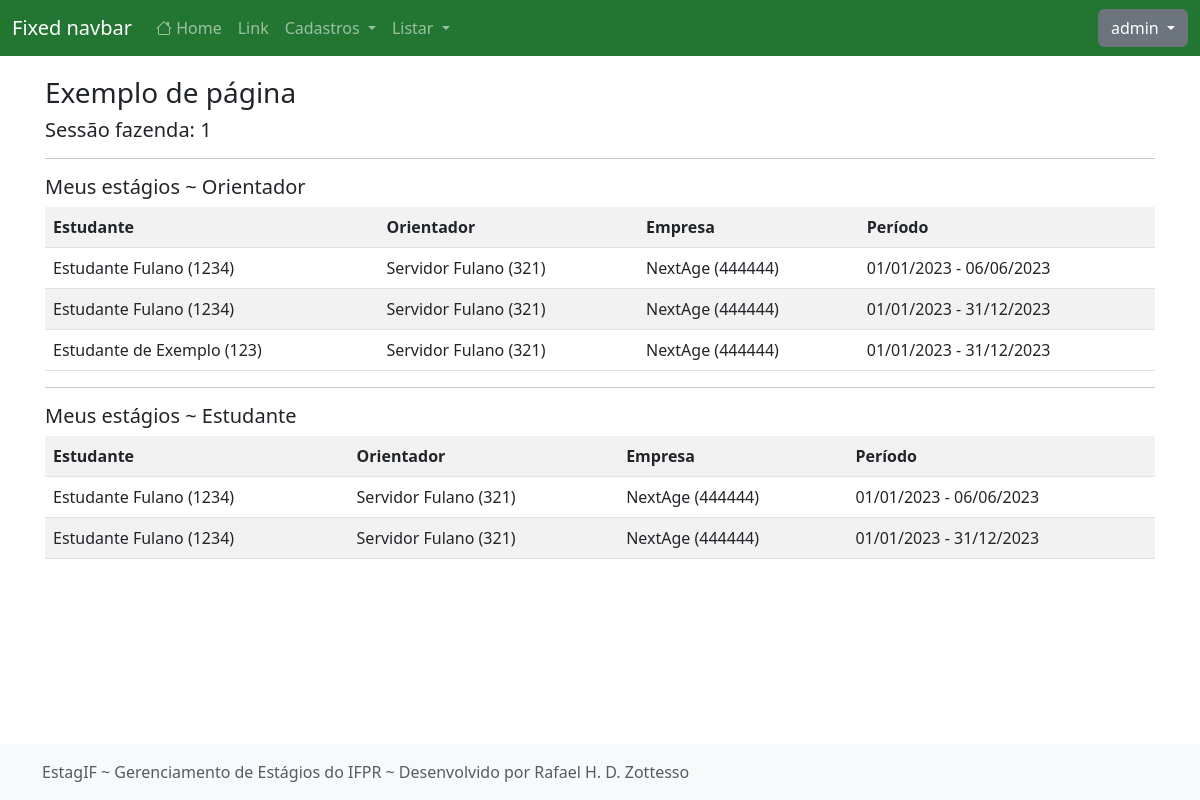
The app's page / (signed in) with its own data.
### cadastros/models.py (models this page shows, shortened)
class Estagio(models.Model):
    estudante = models.ForeignKey(Estudante, on_delete=models.PROTECT)
    intermediario = models.ForeignKey(Intermediario, on_delete=models.PROTECT, verbose_name="intermediário")
    unidade_concedente = models.ForeignKey(UnidadeConcedente, on_delete=models.PROTECT)
    responssvel_empresa = models.ForeignKey(Responsavel, on_delete=models.PROTECT, verbose_name="responsável na empresa")
    orientador = models.ForeignKey(Servidor, on_delete=models.PROTECT)
    data_inicio = models.DateTimeField(verbose_name="data de início")
    data_termino = models.DateTimeField(verbose_name="data de término", null=True)
    ch_semanal = models.IntegerField(verbose_name="carga horária semanal")
    situacao = models.ForeignKey(Situacao, on_delete=models.PROTECT, verbose_name="situação")
    observacoes = models.TextField(blank=True, null=True, verbose_name="observações")
    data_protocolo = models.DateTimeField(auto_now_add=True)
    atualizado_em = models.DateTimeField(auto_now=True)
    cadastrado_em = models.DateTimeField(auto_now_add=True)
    cadastrado_por = models.ForeignKey(User, on_delete=models.PROTECT)
    class Meta:
        verbose_name = "Estágio"
        ordering = ['-data_inicio']

class Estudante(models.Model):
    nome = models.CharField(max_length=50)
    cpf = models.CharField(max_length=14, verbose_name="CPF", unique=True)
    data_nascimento = models.DateField()
    telefone = models.CharField(max_length=15)
    email = models.EmailField(max_length=100)
    matricula = models.CharField(max_length=15, verbose_name="matrícula")
    curso = models.ForeignKey(Curso, on_delete=models.PROTECT)
    campus = models.ForeignKey(Campus, on_delete=models.PROTECT)
    usuario = models.OneToOneField(User, on_delete=models.CASCADE)
    atualizado_em = models.DateTimeField(auto_now=True)
    cadastrado_em = models.DateTimeField(auto_now_add=True)
    def __str__(self):
        return f"{self.nome} ({self.matricula})"

class Servidor(models.Model):
    nome = models.CharField(max_length=50)
    cpf = models.CharField(max_length=14, verbose_name="CPF", unique=True)
    data_nascimento = models.DateField()
    telefone = models.CharField(max_length=15)
    email = models.EmailField(max_length=100)
    siape = models.CharField(max_length=15, verbose_name="SIAPE")
    campus = models.ForeignKey(Campus, on_delete=models.PROTECT)
    usuario = models.OneToOneField(User, on_delete=models.CASCADE)
    atualizado_em = models.DateTimeField(auto_now=True)
    cadastrado_em = models.DateTimeField(auto_now_add=True)
    def __str__(self):
        return f"{self.nome} ({self.siape})"
    class Meta:
        verbose_name_plural = "Servidores"

class UnidadeConcedente(models.Model):
    nome = models.CharField(max_length=50)
    email = models.EmailField(max_length=100)
    telefone = models.CharField(max_length=15)
    documento = models.CharField(max_length=18, help_text="Preencha com o CNPJ ou CPF (caso pessoa física)")
    cep = models.CharField(max_length=10, verbose_name="CEP")
    logradouro = models.CharField(max_length=100)
    numero = models.CharField(max_length=20, verbose_name="Número", null=True, blank=True)
    bairro = models.CharField(max_length=50, null=True, blank=True)
    cidade = models.CharField(max_length=50)
    atualizado_em = models.DateTimeField(auto_now=True)
    cadastrado_em = models.DateTimeField(auto_now_add=True)
    def __str__(self):
        return f"{self.nome} ({self.documento})"
    class Meta:
        verbose_name_plural = "Unidades Concedentes"

### paginas/views.py (the view)
# urls.py: path("", IndexView.as_view(), name="pagina-inicial"),
class IndexView(TemplateView):
    template_name = "paginas/index.html"
    def get_context_data(self, *args, **kwargs):
        dados = super().get_context_data(*args, **kwargs)
        if (self.request.user.is_authenticated):
            dados["estagios_estudante"] = Estagio.objects.filter(
                estudante__usuario = self.request.user,
            ).select_related("estudante", "orientador", "unidade_concedente")
            dados["estagios_orientador"] = Estagio.objects.filter(
                orientador__usuario=self.request.user,
            ).select_related("estudante", "orientador", "unidade_concedente")
        return dados

### paginas/templatetags/meus_filtros.py (called while the page is built)
@register.filter(name="pertence_ao")
def pertence_ao(usuario, grupo):
    g = usuario.groups.filter(name=grupo)
    if(g.exists()):
        return True
    return False

### paginas/templates/paginas/index.html (shortened to what this page needs)
{% extends 'paginas/modelo.html' %}
{% load static %}
{% block conteudo %}
<h3 class="mt-3" id="titulo">Exemplo de página</h3>
{% if request.session.fazenda_pk %}
<h5>
    Sessão fazenda: {{request.session.fazenda_pk}}
</h5>
{% endif %}
<hr>
{% if request.user.is_authenticated %}
<h5>Meus estágios ~ Orientador</h5>
<table class="table table-striped">
    <tr>
        <th>Estudante</th>
        <th>Orientador</th>
        <th>Empresa</th>
        <th>Período</th>
    </tr>
    {% for estagio in estagios_orientador %}
    <tr>
        <td>{{ estagio.estudante }}</td>
        <td>{{ estagio.orientador }}</td>
        <td>{{ estagio.unidade_concedente }}</td>
        <td>
            {{ estagio.data_inicio|date:"d/m/Y" }}
            -
            {{ estagio.data_termino|date:"d/m/Y" }}
        </td>
    </tr>
    {% empty %}
    <tr>
        <th colspan="100%">Nenhum estágio encontrado.</th>
    </tr>
    {% endfor %}
</table>
<hr>
<h5>Meus estágios ~ Estudante</h5>
<table class="table table-striped">
    <tr>
        <th>Estudante</th>
        <th>Orientador</th>
        <th>Empresa</th>
        <th>Período</th>
    </tr>
    {% for estagio in estagios_estudante %}
    <tr>
        <td>{{ estagio.estudante }}</td>
        <td>{{ estagio.orientador }}</td>
        <td>{{ estagio.unidade_concedente }}</td>
        <td>
            {{ estagio.data_inicio|date:"d/m/Y" }}
             -
            {{ estagio.data_termino|date:"d/m/Y" }}</td>
    </tr>
    {% empty %}
    <tr>
        <th colspan="100%">Nenhum estágio encontrado.</th>
    </tr>
    {% endfor %}
</table>
{% endif %}
{% endblock %}

### paginas/templates/paginas/modelo.html (shortened to what this page needs)
{% load static %}
{% load meus_filtros %}
<!doctype html>
<html lang="pt-br" class="h-100">
<head>
    <link href="{% static 'css/bootstrap.min.css' %}" rel="stylesheet">
    <link href="{% static 'css/sticky-footer-navbar.css' %}" rel="stylesheet">
    <link href="{% static 'css/ifpr.css' %}" rel="stylesheet">
    <link rel="stylesheet" href="https://cdn.jsdelivr.net/npm/bootstrap-icons@1.10.3/font/bootstrap-icons.css">
</head>
<body class="d-flex flex-column h-100">
    {% block menu %}
    <header>
        <nav class="navbar navbar-expand-md navbar-dark fixed-top bg-verde-escuro">
            <div class="container-fluid">
                <a class="navbar-brand" href="#">Fixed navbar</a>
                <div class="collapse navbar-collapse" id="navbarCollapse">
                    <ul class="navbar-nav me-auto mb-2 mb-md-0">
                        <li class="nav-item">
                            <a class="nav-link" aria-current="page" href="{% url 'pagina-inicial' %}"><i class="bi bi-house"></i> Home</a>
                        </li>
                        <li class="nav-item">
                            <a class="nav-link" href="#">Link</a>
                        </li>
                        {% if request.user|pertence_ao:"Servidor" %}
                        <li class="nav-item dropdown">
                            <a class="nav-link dropdown-toggle" href="#" role="button" data-bs-toggle="dropdown" aria-expanded="false">
                                Cadastros
                            </a>
                            <ul class="dropdown-menu">
                                <li><a class="dropdown-item" href="{% url 'cadastrar-estagio' %}">Estágio</a></li>
                                <li><a class="dropdown-item" href="{% url 'cadastrar-relatorio' %}">Relatório</a></li>
                            </ul>
                        </li>
                        <li class="nav-item dropdown">
                            <a class="nav-link dropdown-toggle" href="#" role="button" data-bs-toggle="dropdown" aria-expanded="false">
                                Listar
                            </a>
                            <ul class="dropdown-menu">
                                <li><a class="dropdown-item" href="{% url 'listar-estagio' %}">Estágio</a></li>
                                <li><a class="dropdown-item" href="{% url 'listar-relatorio' %}">Relatório</a></li>
                            </ul>
                        </li>
                        {% elif request.user|pertence_ao:"Administrador" %}
                        <li class="nav-item dropdown">
                            <a class="nav-link dropdown-toggle" href="#" role="button" data-bs-toggle="dropdown"
                                aria-expanded="false">
                                Cadastros
                            </a>
                        </li>
                        <li class="nav-item dropdown">
                            <a class="nav-link dropdown-toggle" href="#" role="button" data-bs-toggle="dropdown"
                                aria-expanded="false">
                                Listar
                            </a>
                        </li>
                        {% endif %}
                    </ul>
                    {% if not request.user.is_authenticated %}
                    <a href="{% url 'login' %}" class="btn btn-light">
                        Login
                    </a>
                    {% else %}
                    <div class="dropdown">
                        <button class="btn btn-secondary dropdown-toggle" type="button" data-bs-toggle="dropdown" aria-expanded="false">
                            {{ request.user.username }}
                        </button>
                    </div>
                    {% endif %}
                </div>
            </div>
        </nav>
    </header>
    {% endblock %}
    <main class="flex-shrink-0">
        <div class="container pb-4">
            {% block conteudo %}{% endblock %}
        </div>
    </main>
    <footer class="footer mt-auto py-3 bg-light">
        <div class="container">
            <span class="text-muted">
                {% block rodape %}
                EstagIF
                ~
                Gerenciamento de Estágios do IFPR
                ~
                Desenvolvido por Rafael H. D. Zottesso</span>
                {% endblock %}
        </div>
    </footer>
</body>
</html>

### static/css/sticky-footer-navbar.css (style rules this page uses)
main>.container { padding: 60px 15px 0; }
.bi { vertical-align: -.125em; fill: currentColor; }

### static/css/ifpr.css (style rules this page uses)
:root { --amarelo-claro: hsl(44, 100%, 58%); --amarelo: hsl(44, 100%, 48%); --amarelo-escuro: hsl(44, 100%, 38%); --azul-claro: hsl(201, 100%, 41%); --azul: hsl(201, 100%, 31%); --azul-escuro: hsl(201, 100%, 21%); --cinza-claro: #F1F1F1; --cinza: #BDBDBD; --cinza-escuro: #525252; --verde-claro: hsl(130, 54%, 50%); --verde: hsl(130, 54%, 40%); --verde-escuro: hsl(130, 54%, 30%); --vermelho-claro: hsl(358, 78%, 55%); --vermelho: hsl(358, 78%, 45%); --vermelho-escuro: hsl(358, 78%, 35%) }
.bg-verde-escuro { background-color: var(--verde-escuro); color: #ffffff; }

### paginas/templates/paginas/modelo.html (style rules this page uses)
.bi { vertical-align: 0; }

### records on screen
Estagio: estudante "Estudante Fulano (1234)", orientador "Servidor Fulano (321)", unidade_concedente "NextAge (444444)", data_inicio "01/01/2023", data_termino "06/06/2023"
Estagio: estudante "Estudante Fulano (1234)", orientador "Servidor Fulano (321)", unidade_concedente "NextAge (444444)", data_inicio "01/01/2023", data_termino "31/12/2023"
Estagio: estudante "Estudante de Exemplo (123)", orientador "Servidor Fulano (321)", unidade_concedente "NextAge (444444)", data_inicio "01/01/2023", data_termino "31/12/2023"

### other values on screen
{{ request.user.username }} "admin"
{{ request.session.fazenda_pk }} "1"
